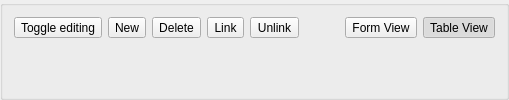
<?xml version="1.0" encoding="UTF-8"?>
<ui version="4.0">
 <class>QgsRelationEditorWidgetBase</class>
 <widget class="QgsCollapsibleGroupBox" name="QgsRelationEditorWidgetBase">
  <property name="windowTitle">
   <string>Form</string>
  </property>
  <layout class="QVBoxLayout" name="verticalLayout">
   <item>
    <layout class="QHBoxLayout" name="horizontalLayout">
     <item>
      <widget class="QToolButton" name="mToggleEditingButton">
       <property name="toolTip">
        <string>Toggle editing</string>
       </property>
       <property name="text">
        <string>Toggle editing</string>
       </property>
       <property name="icon">
        <iconset resource="../../images/images.qrc">
         <normaloff>:/images/themes/default/mActionToggleEditing.png</normaloff>:/images/themes/default/mActionToggleEditing.png</iconset>
       </property>
       <property name="iconSize">
        <size>
         <width>16</width>
         <height>16</height>
        </size>
       </property>
       <property name="checkable">
        <bool>true</bool>
       </property>
      </widget>
     </item>
     <item>
      <widget class="QToolButton" name="mAddFeatureButton">
       <property name="text">
        <string>New</string>
       </property>
       <property name="icon">
        <iconset resource="../../images/images.qrc">
         <normaloff>:/images/themes/default/mActionAdd.svg</normaloff>:/images/themes/default/mActionAdd.svg</iconset>
       </property>
       <property name="iconSize">
        <size>
         <width>24</width>
         <height>24</height>
        </size>
       </property>
      </widget>
     </item>
     <item>
      <widget class="QToolButton" name="mDeleteFeatureButton">
       <property name="text">
        <string>Delete</string>
       </property>
       <property name="icon">
        <iconset resource="../../images/images.qrc">
         <normaloff>:/images/themes/default/mActionRemove.svg</normaloff>:/images/themes/default/mActionRemove.svg</iconset>
       </property>
      </widget>
     </item>
     <item>
      <widget class="QToolButton" name="mLinkFeatureButton">
       <property name="text">
        <string>Link</string>
       </property>
       <property name="icon">
        <iconset resource="../../images/images.qrc">
         <normaloff>:/images/themes/default/mActionLink.svg</normaloff>:/images/themes/default/mActionLink.svg</iconset>
       </property>
      </widget>
     </item>
     <item>
      <widget class="QToolButton" name="mUnlinkFeatureButton">
       <property name="text">
        <string>Unlink</string>
       </property>
       <property name="icon">
        <iconset resource="../../images/images.qrc">
         <normaloff>:/images/themes/default/mActionUnlink.svg</normaloff>:/images/themes/default/mActionUnlink.svg</iconset>
       </property>
      </widget>
     </item>
     <item>
      <spacer name="horizontalSpacer">
       <property name="orientation">
        <enum>Qt::Horizontal</enum>
       </property>
       <property name="sizeHint" stdset="0">
        <size>
         <width>40</width>
         <height>20</height>
        </size>
       </property>
      </spacer>
     </item>
     <item>
      <widget class="QToolButton" name="mFormViewButton">
       <property name="text">
        <string>Form View</string>
       </property>
       <property name="icon">
        <iconset resource="../../images/images.qrc">
         <normaloff>:/images/themes/default/mActionPropertyItem.png</normaloff>:/images/themes/default/mActionPropertyItem.png</iconset>
       </property>
       <property name="iconSize">
        <size>
         <width>24</width>
         <height>24</height>
        </size>
       </property>
       <property name="checkable">
        <bool>true</bool>
       </property>
       <attribute name="buttonGroup">
        <string notr="true">mViewModeButtonGroup</string>
       </attribute>
      </widget>
     </item>
     <item>
      <widget class="QToolButton" name="mTableViewButton">
       <property name="text">
        <string>Table View</string>
       </property>
       <property name="icon">
        <iconset resource="../../images/images.qrc">
         <normaloff>:/images/themes/default/mActionOpenTable.png</normaloff>:/images/themes/default/mActionOpenTable.png</iconset>
       </property>
       <property name="iconSize">
        <size>
         <width>24</width>
         <height>24</height>
        </size>
       </property>
       <property name="checkable">
        <bool>true</bool>
       </property>
       <property name="checked">
        <bool>true</bool>
       </property>
       <attribute name="buttonGroup">
        <string notr="true">mViewModeButtonGroup</string>
       </attribute>
      </widget>
     </item>
    </layout>
   </item>
   <item>
    <widget class="QWidget" name="mBrowserWidget" native="true">
     <property name="sizePolicy">
      <sizepolicy hsizetype="Preferred" vsizetype="MinimumExpanding">
       <horstretch>0</horstretch>
       <verstretch>0</verstretch>
      </sizepolicy>
     </property>
     <property name="autoFillBackground">
      <bool>false</bool>
     </property>
     <property name="styleSheet">
      <string notr="true"/>
     </property>
     <layout class="QGridLayout" name="gridLayout"/>
    </widget>
   </item>
  </layout>
 </widget>
 <customwidgets>
  <customwidget>
   <class>QgsCollapsibleGroupBox</class>
   <extends>QGroupBox</extends>
   <header>qgscollapsiblegroupbox.h</header>
   <container>1</container>
  </customwidget>
 </customwidgets>
 <resources>
  <include location="../../images/images.qrc"/>
 </resources>
 <connections/>
 <buttongroups>
  <buttongroup name="mViewModeButtonGroup"/>
 </buttongroups>
</ui>
